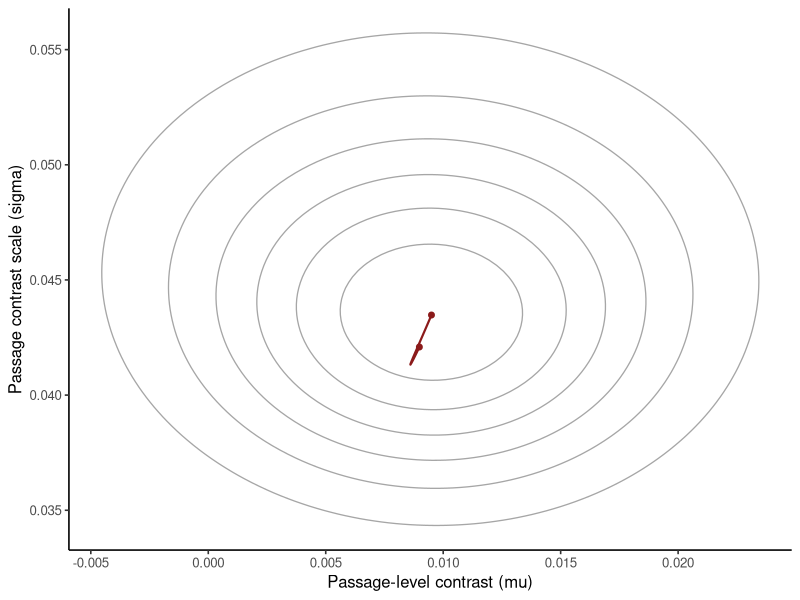

Source code (R):
## ---- chunk 1
#| label: provo-hmc-trajectory
library(ggplot2)

provo <- read.csv("data/provo/passage-summaries.csv", stringsAsFactors = FALSE)
y <- provo$noun_minus_verb_log_ffd
nu <- 4
prior_scale <- 2 * sd(y)
log_sum_exp <- function(x) { m <- max(x); m + log(sum(exp(x - m))) }
log_target <- function(eta) {
  mu <- eta[1]; sigma <- exp(eta[2])
  sum(dt((y - mu) / sigma, df = nu, log = TRUE) - log(sigma)) +
    dnorm(mu, 0, prior_scale, log = TRUE) +
    log(2) + dnorm(sigma, 0, prior_scale, log = TRUE) + eta[2]
}
gradient_log_target <- function(eta) {
  mu <- eta[1]; sigma <- exp(eta[2]); residual <- y - mu
  scaled_squared <- residual^2 / sigma^2
  c(
    sum((nu + 1) * residual / (nu * sigma^2 + residual^2)) -
      mu / prior_scale^2,
    sum(-1 + (nu + 1) * scaled_squared / (nu + scaled_squared)) -
      sigma^2 / prior_scale^2 + 1
  )
}
mode_fit <- optim(c(median(y), log(mad(y))),
                  function(eta) -log_target(eta),
                  gr = function(eta) -gradient_log_target(eta),
                  method = "BFGS", hessian = TRUE,
                  control = list(reltol = 1e-12, maxit = 1000L))
local_sd <- sqrt(diag(solve(mode_fit$hessian)))
grid <- expand.grid(
  mu = seq(mode_fit$par[1] - 7 * local_sd[1],
           mode_fit$par[1] + 7 * local_sd[1], length.out = 321L),
  log_sigma = seq(mode_fit$par[2] - 7 * local_sd[2],
                  mode_fit$par[2] + 7 * local_sd[2], length.out = 321L)
)
grid$log_kernel <- apply(grid, 1, log_target)
grid$weight <- exp(grid$log_kernel - log_sum_exp(grid$log_kernel))
grid$sigma <- exp(grid$log_sigma)
grid_mean <- colSums(grid[, c("mu", "log_sigma")] * grid$weight)
centered <- sweep(as.matrix(grid[, c("mu", "log_sigma")]),
                  2, grid_mean, "-")
grid_covariance <- crossprod(centered * sqrt(grid$weight))
transform <- t(chol(grid_covariance))
inverse_transform <- solve(transform)

log_target_z <- function(z) log_target(grid_mean + drop(transform %*% z))
gradient_z <- function(z) {
  drop(t(transform) %*% gradient_log_target(grid_mean + drop(transform %*% z)))
}
record_state <- function(step, q, momentum) {
  eta <- grid_mean + drop(transform %*% q)
  potential <- -log_target_z(q)
  kinetic <- sum(momentum^2) / 2
  data.frame(step, mu = eta[1], sigma = exp(eta[2]),
             potential, kinetic, hamiltonian = potential + kinetic)
}

set.seed(2026101805)
epsilon <- .20
L <- 12L
q <- drop(inverse_transform %*% (mode_fit$par - grid_mean))
momentum <- rnorm(2)
path <- vector("list", L + 1L)
path[[1]] <- record_state(0L, q, momentum)
momentum <- momentum + .5 * epsilon * gradient_z(q)
for (step in seq_len(L)) {
  q <- q + epsilon * momentum
  if (step < L) momentum <- momentum + epsilon * gradient_z(q)
  else momentum <- momentum + .5 * epsilon * gradient_z(q)
  path[[step + 1L]] <- record_state(step, q, momentum)
}
path <- do.call(rbind, path)
energy_error <- tail(path$hamiltonian, 1) - path$hamiltonian[1]
acceptance_probability <- min(1, exp(-energy_error))

stopifnot(length(y) == 55L, abs(energy_error) < .001)
data.frame(step_size = epsilon, leapfrog_steps = L,
           energy_error, acceptance_probability)
## ---- chunk 2
#| label: plot-provo-hmc-trajectory
#| fig-cap: "A 12-step leapfrog path through the passage-level Student-t posterior. Contours come from the normalized grid; the two accent points are the trajectory endpoints."
grid$relative_density <- exp(grid$log_kernel - max(grid$log_kernel))
ggplot(grid, aes(mu, sigma, z = relative_density)) +
  geom_contour(color = "grey65", bins = 7, linewidth = .45) +
  geom_path(data = path, aes(mu, sigma), color = "#8B1A1A",
            linewidth = .75, inherit.aes = FALSE) +
  geom_point(data = path[c(1, nrow(path)), ], aes(mu, sigma),
             color = "#8B1A1A", size = 1.7, inherit.aes = FALSE) +
  labs(x = "Passage-level contrast (mu)",
       y = "Passage contrast scale (sigma)") +
  theme_classic(base_size = 12)
